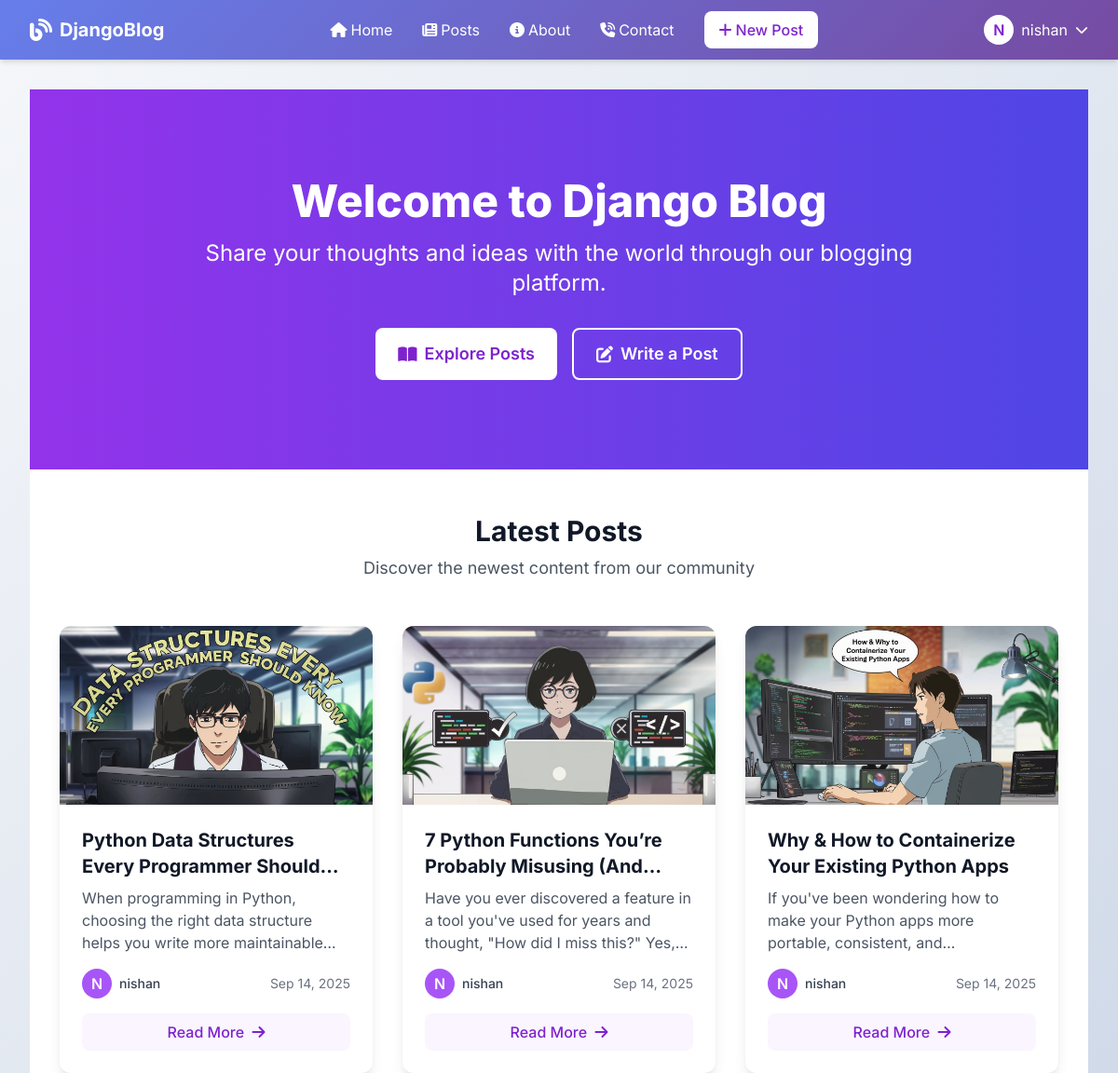
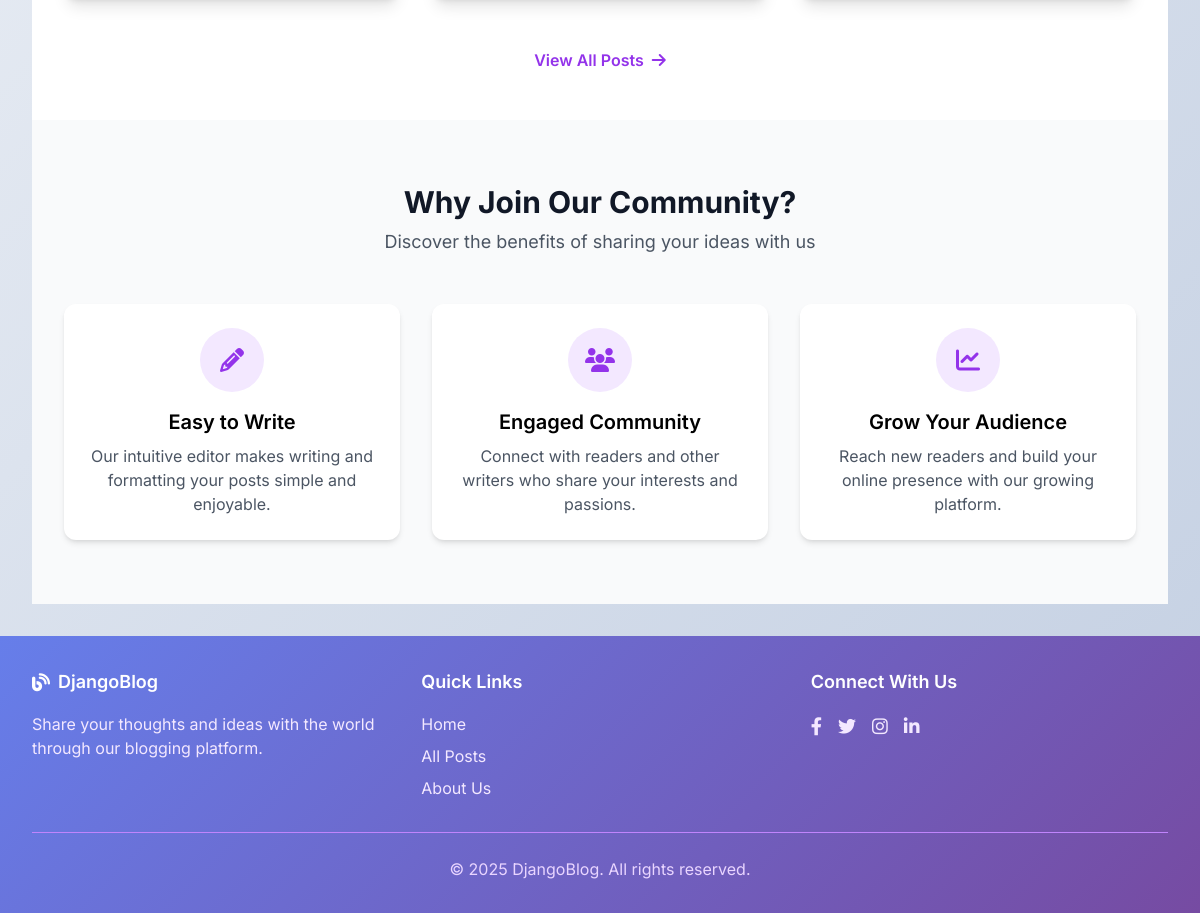
The app's page / (signed in) with its own data (2 pictures, top to bottom).
### blog/models.py (models this page shows, shortened)
class Post(models.Model):
    title = models.CharField(max_length=200)
    content = models.TextField()
    date_posted = models.DateTimeField(default=timezone.now)
    author = models.ForeignKey(User, on_delete=models.CASCADE)
    categories = models.ManyToManyField(Category, blank=True)
    image = models.ImageField(upload_to='blog_images/', blank=True, null=True)

### blog/views.py (the view)
# urls.py: path('', views.home, name='blog-home'),
def home(request):
    context = {
        'posts': Post.objects.all().order_by('-date_posted')[:3],
        'title': 'Home'
    }
    return render(request, 'blog/home.html', context)

### blog/templates/blog/home.html (shortened to what this page needs)
{% extends "base.html" %}
{% block content %}
<section class="bg-gradient-to-r from-purple-600 to-indigo-600 text-white py-16 md:py-24">
    <div class="max-w-7xl mx-auto px-4 sm:px-6 lg:px-8">
        <div class="text-center">
            <h1 class="text-4xl md:text-5xl font-extrabold mb-4">Welcome to Django Blog</h1>
            <p class="text-xl md:text-2xl mb-8 max-w-3xl mx-auto">Share your thoughts and ideas with the world through our blogging platform.</p>
            <div class="flex flex-col sm:flex-row justify-center gap-4">
                <a href="{% url 'blog-posts' %}" class="bg-white text-purple-700 hover:bg-gray-100 px-6 py-3 rounded-lg font-semibold text-lg transition duration-150 ease-in-out transform hover:-translate-y-1 flex items-center justify-center">
                    <i class="fas fa-book-open mr-2"></i> Explore Posts
                </a>
                {% if user.is_authenticated %}
                <a href="{% url 'post-create' %}" class="bg-transparent border-2 border-white text-white hover:bg-white hover:text-purple-700 px-6 py-3 rounded-lg font-semibold text-lg transition duration-150 ease-in-out flex items-center justify-center">
                    <i class="fas fa-edit mr-2"></i> Write a Post
                </a>
                {% endif %}
            </div>
        </div>
    </div>
</section>
<section class="py-12 bg-white">
    <div class="max-w-7xl mx-auto px-4 sm:px-6 lg:px-8">
        <div class="text-center mb-12">
            <h2 class="text-3xl font-bold text-gray-900">Latest Posts</h2>
            <p class="text-lg text-gray-600 mt-2">Discover the newest content from our community</p>
        </div>
        {% if posts %}
        <div class="grid grid-cols-1 md:grid-cols-2 lg:grid-cols-3 gap-8">
            {% for post in posts %}
            <div class="bg-white rounded-xl shadow-lg overflow-hidden card-hover flex flex-col h-full">
                {% if post.image %}
                <div class="h-48 overflow-hidden">
                    <img src="{{ post.image.url }}" alt="{{ post.title }}" class="w-full h-full object-cover transition-transform duration-300 hover:scale-105">
                </div>
                {% else %}
                <div class="h-48 bg-gradient-to-r from-purple-400 to-indigo-400 flex items-center justify-center">
                    <i class="fas fa-feather-alt text-white text-5xl"></i>
                </div>
                {% endif %}
                <div class="p-6 flex flex-col flex-grow">
                    <h3 class="text-xl font-bold text-gray-900 mb-2 line-clamp-2">{{ post.title }}</h3>
                    <div class="text-gray-600 mb-4 line-clamp-3 flex-grow">
                        {% with stripped_content=post.content|striptags %}
                            {{ stripped_content|truncatewords:25 }}
                        {% endwith %}
                    </div>
                    <div class="flex items-center justify-between mb-4">
                        <div class="flex items-center">
                            <div class="w-8 h-8 rounded-full bg-purple-500 flex items-center justify-center text-white font-semibold mr-2">
                                {{ post.author.username|first|upper }}
                            </div>
                            <span class="text-sm font-medium text-gray-700">{{ post.author.username }}</span>
                        </div>
                        <span class="text-sm text-gray-500">{{ post.date_posted|date:"M d, Y" }}</span>
                    </div>
                    <a href="{% url 'post-detail' post.pk %}" class="block w-full bg-purple-50 text-purple-700 hover:bg-purple-100 text-center py-2 rounded-lg font-medium transition duration-150 ease-in-out mt-auto">
                        Read More <i class="fas fa-arrow-right ml-1"></i>
                    </a>
                </div>
            </div>
            {% endfor %}
        </div>
        {% endif %}
        {% if posts %}
        <div class="text-center mt-12">
            <a href="{% url 'blog-posts' %}" class="inline-flex items-center text-purple-600 hover:text-purple-800 font-semibold">
                View All Posts <i class="fas fa-arrow-right ml-2"></i>
            </a>
        </div>
        {% endif %}
    </div>
</section>
<section class="py-16 bg-gray-50">
    <div class="max-w-7xl mx-auto px-4 sm:px-6 lg:px-8">
        <div class="text-center mb-12">
            <h2 class="text-3xl font-bold text-gray-900">Why Join Our Community?</h2>
            <p class="text-lg text-gray-600 mt-2">Discover the benefits of sharing your ideas with us</p>
        </div>
        <div class="grid grid-cols-1 md:grid-cols-3 gap-8">
            <div class="bg-white p-6 rounded-xl shadow-md text-center">
                <div class="w-16 h-16 bg-purple-100 text-purple-600 rounded-full flex items-center justify-center mx-auto mb-4">
                    <i class="fas fa-pencil-alt text-2xl"></i>
                </div>
                <h3 class="text-xl font-semibold mb-2">Easy to Write</h3>
                <p class="text-gray-600">Our intuitive editor makes writing and formatting your posts simple and enjoyable.</p>
            </div>
            <div class="bg-white p-6 rounded-xl shadow-md text-center">
                <div class="w-16 h-16 bg-purple-100 text-purple-600 rounded-full flex items-center justify-center mx-auto mb-4">
                    <i class="fas fa-users text-2xl"></i>
                </div>
                <h3 class="text-xl font-semibold mb-2">Engaged Community</h3>
                <p class="text-gray-600">Connect with readers and other writers who share your interests and passions.</p>
            </div>
            <div class="bg-white p-6 rounded-xl shadow-md text-center">
                <div class="w-16 h-16 bg-purple-100 text-purple-600 rounded-full flex items-center justify-center mx-auto mb-4">
                    <i class="fas fa-chart-line text-2xl"></i>
                </div>
                <h3 class="text-xl font-semibold mb-2">Grow Your Audience</h3>
                <p class="text-gray-600">Reach new readers and build your online presence with our growing platform.</p>
            </div>
        </div>
    </div>
</section>
{% endblock %}

### templates/base.html (shortened to what this page needs)
<!DOCTYPE html>
<html lang="en">
<head>
    <script src="https://cdn.tailwindcss.com"></script>
    <link rel="stylesheet" href="https://cdnjs.cloudflare.com/ajax/libs/font-awesome/6.4.0/css/all.min.css">
    <link href="https://cdn.jsdelivr.net/npm/summernote@0.8.20/dist/summernote-lite.min.css" rel="stylesheet">
</head>
<body class="bg-gray-50">
    <nav class="gradient-bg text-white navbar-shadow">
        <div class="max-w-7xl mx-auto px-4 sm:px-6 lg:px-8">
            <div class="flex justify-between h-16">
                <div class="flex items-center">
                    <a href="{% url 'blog-home' %}" class="flex items-center space-x-2">
                        <i class="fas fa-blog text-2xl"></i>
                        <span class="font-bold text-xl">DjangoBlog</span>
                    </a>
                </div>
                <div class="hidden md:flex items-center space-x-8">
                    <a href="{% url 'blog-home' %}" class="text-white hover:text-gray-200 transition duration-150 flex items-center space-x-1">
                        <i class="fas fa-home"></i>
                        <span>Home</span>
                    </a>
                    <a href="{% url 'blog-posts' %}" class="text-white hover:text-gray-200 transition duration-150 flex items-center space-x-1">
                        <i class="fas fa-newspaper"></i>
                        <span>Posts</span>
                    </a>
                    <a href="{% url 'blog-about' %}" class="text-white hover:text-gray-200 transition duration-150 flex items-center space-x-1">
                        <i class="fas fa-info-circle"></i>
                        <span>About</span>
                    </a>
                     <a href="{% url 'blog-contact' %}" class="text-white hover:text-gray-200 transition duration-150 flex items-center space-x-1">
                        <i class="fa-solid fa-phone-volume"></i>
                        <span>Contact</span>
                    </a>
                    {% if user.is_authenticated %}
                    <a href="{% url 'post-create' %}" class="bg-white text-purple-700 px-4 py-2 rounded-lg font-medium hover:bg-gray-100 transition duration-150 flex items-center space-x-1">
                        <i class="fas fa-plus"></i>
                        <span>New Post</span>
                    </a>
                    {% endif %}
                </div>
                <div class="hidden md:flex items-center space-x-4">
                    {% if user.is_authenticated %}
                    <div class="relative group">
                        <button class="flex items-center space-x-2 text-white focus:outline-none">
                            <div class="w-8 h-8 rounded-full bg-white text-purple-700 flex items-center justify-center font-semibold">
                                {{ user.username|first|upper }}
                            </div>
                            <span>{{ user.username }}</span>
                            <i class="fas fa-chevron-down text-sm"></i>
                        </button>
                    </div>
                    {% endif %}
                </div>
            </div>
        </div>
    </nav>
    <main class="main-content">
        <div class="max-w-7xl mx-auto px-4 sm:px-6 lg:px-8 py-8">
            {% block content %}{% endblock %}
        </div>
    </main>
    <footer class="footer gradient-bg text-white py-8">
        <div class="max-w-7xl mx-auto px-4 sm:px-6 lg:px-8">
            <div class="grid grid-cols-1 md:grid-cols-3 gap-8">
                <div>
                    <h3 class="text-lg font-semibold mb-4 flex items-center">
                        <i class="fas fa-blog mr-2"></i> DjangoBlog
                    </h3>
                    <p class="text-purple-100">Share your thoughts and ideas with the world through our blogging platform.</p>
                </div>
                <div>
                    <h3 class="text-lg font-semibold mb-4">Quick Links</h3>
                    <ul class="space-y-2">
                        <li><a href="{% url 'blog-home' %}" class="text-purple-100 hover:text-white transition">Home</a></li>
                        <li><a href="{% url 'blog-posts' %}" class="text-purple-100 hover:text-white transition">All Posts</a></li>
                        <li><a href="{% url 'blog-about' %}" class="text-purple-100 hover:text-white transition">About Us</a></li>
                    </ul>
                </div>
                <div>
                    <h3 class="text-lg font-semibold mb-4">Connect With Us</h3>
                    <div class="flex space-x-4">
                        <a href="#" class="text-purple-100 hover:text-white transition">
                            <i class="fab fa-facebook-f text-lg"></i>
                        </a>
                        <a href="#" class="text-purple-100 hover:text-white transition">
                            <i class="fab fa-twitter text-lg"></i>
                        </a>
                        <a href="#" class="text-purple-100 hover:text-white transition">
                            <i class="fab fa-instagram text-lg"></i>
                        </a>
                        <a href="#" class="text-purple-100 hover:text-white transition">
                            <i class="fab fa-linkedin-in text-lg"></i>
                        </a>
                    </div>
                </div>
            </div>
            <div class="border-t border-purple-400 mt-8 pt-6 text-center text-purple-200">
                <p>&copy; 2025 DjangoBlog. All rights reserved.</p>
            </div>
        </div>
    </footer>
</body>
</html>

### templates/base.html (style rules this page uses)
body { font-family: 'Inter', sans-serif; background: linear-gradient(135deg, #f5f7fa 0%, #c3cfe2 100%); min-height: 100vh; display: flex; flex-direction: column; }
.main-content { flex: 1 0 auto; }
.footer { flex-shrink: 0; }
.gradient-bg { background: linear-gradient(135deg, #667eea 0%, #764ba2 100%); }
.card-hover { transition: transform 0.3s ease, box-shadow 0.3s ease; }
.navbar-shadow { box-shadow: 0 4px 6px -1px rgba(0, 0, 0, 0.1), 0 2px 4px -1px rgba(0, 0, 0, 0.06); }

### blog/templates/blog/home.html (style rules this page uses)
.line-clamp-2 { display: -webkit-box; -webkit-line-clamp: 2; -webkit-box-orient: vertical; overflow: hidden; }
.line-clamp-3 { display: -webkit-box; -webkit-line-clamp: 3; -webkit-box-orient: vertical; overflow: hidden; }
.card-hover { transition: transform 0.3s ease, box-shadow 0.3s ease; }

### records on screen
Post: image (picture), title "Python Data Structures Every Programmer…", value "When programming in Python, choosing the right data structure helps you write more…", author.username|first "N", author.username "nishan", date_posted "Sep 14, 2025"
Post: image (picture), title "7 Python Functions You’re Probably Misusing…", value "Have you ever discovered a feature in a tool you've used for years and thought, \"How did I miss this?\"…", author.username|first "N", author.username "nishan", date_posted "Sep 14, 2025"
Post: image (picture), title "Why & How to Containerize Your Existing Python Apps", value "If you've been wondering how to make your Python apps more portable, consistent,…", author.username|first "N", author.username "nishan", date_posted "Sep 14, 2025"

### other values on screen
{{ user.username|first|upper }} "N"
{{ user.username }} "nishan"
